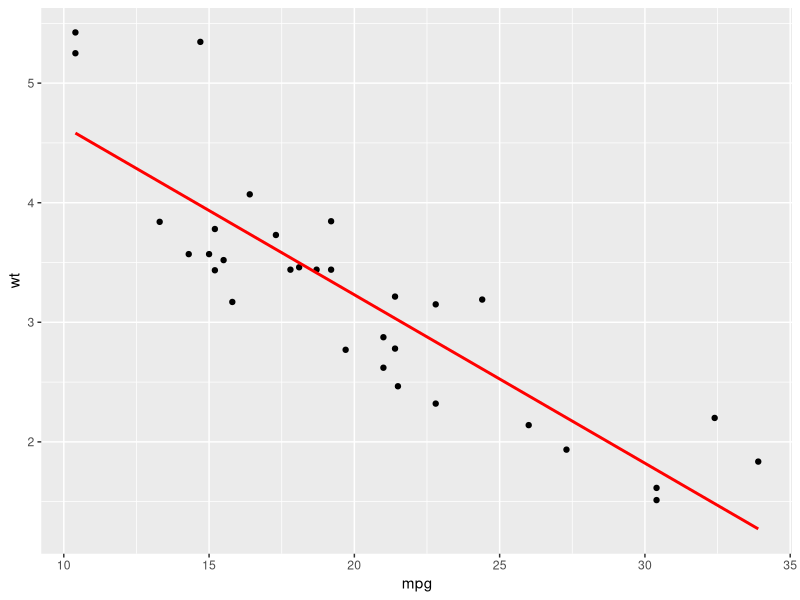
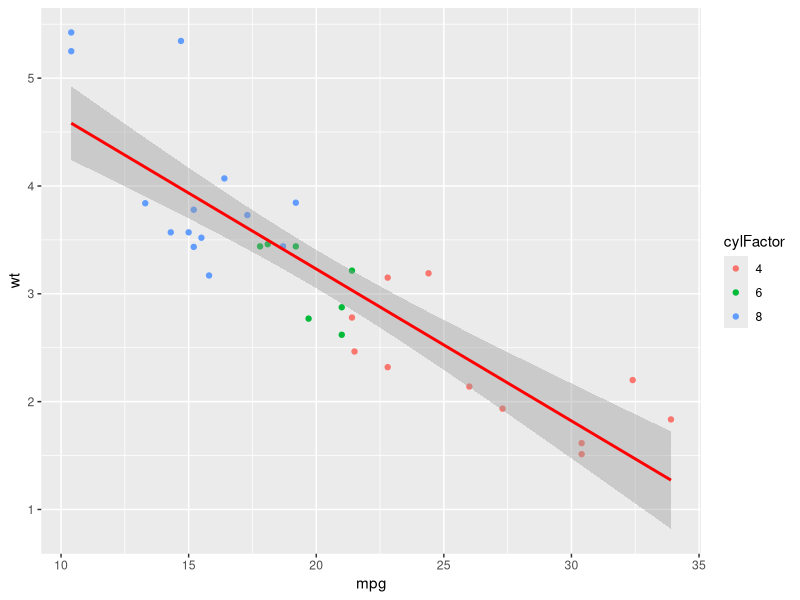
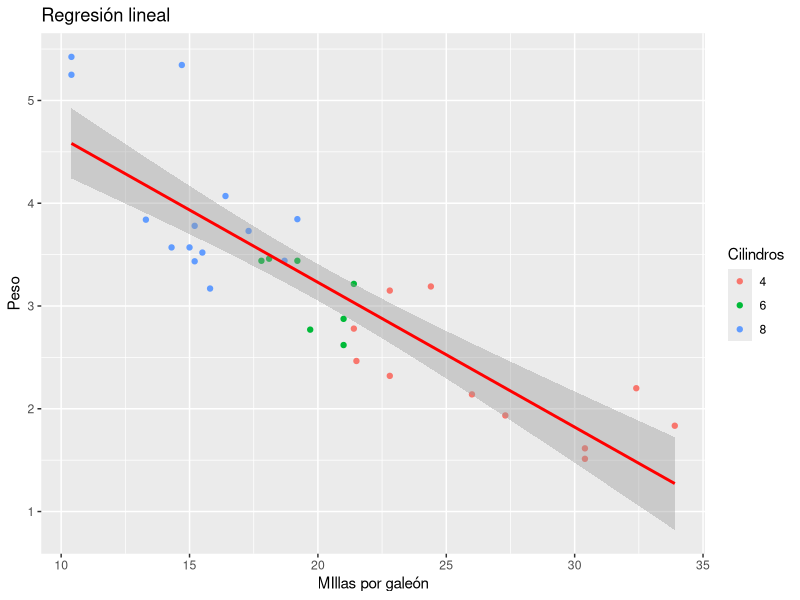
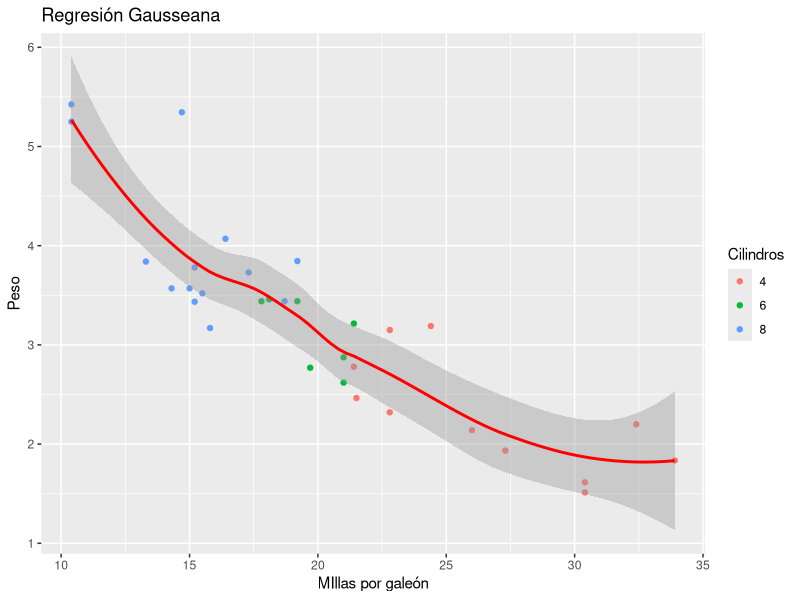

Write the R code that produced these figures, in order.
library(ggplot2)
#En dos dimensiones, la regresión lineal se trata de encontrar
#la linea que mejor encaje con la dispersión de los puntos


#Usando el data de mtcars hacemos el gráfico de puntos
ggplot(mtcars,aes(x=mpg, y=wt))+geom_point(shape=19)+geom_smooth(method = "lm",se=FALSE, color="red")

#Si agregamos una 3er dimensión
#Usando el data de mtcars hacemos el gráfico de puntos
cylFactor <- factor(mtcars$cyl)
ggplot(mtcars,aes(x=mpg, y=wt,color=cylFactor))+geom_point(shape=19)+geom_smooth(method = "lm",se=TRUE, color="red")

#Con se seteamos si queremos que nos muestre el intervalo de confianza o no
#El intervalo de confianza se construye de tal manera que el 95% de los puntos está dentro

#para modificar el texto de los labels, usamos xlab, ylab y ggtitle
ggplot(mtcars,aes(x=mpg, y=wt,color=cylFactor))+geom_point(shape=19)+geom_smooth(method = "lm",se=TRUE, color="red")+xlab("MIllas por galeón")+ylab("Peso")+labs(colour="Cilindros")+ggtitle("Regresión lineal")


#podemos agregar una curva gausseana poniendo el método auto en geom_smooth
ggplot(mtcars,aes(x=mpg, y=wt,color=cylFactor))+geom_point(shape=19)+geom_smooth(method = "auto",se=TRUE, color="red")+xlab("MIllas por galeón")+ylab("Peso")+labs(colour="Cilindros")+ggtitle("Regresión Gausseana")
